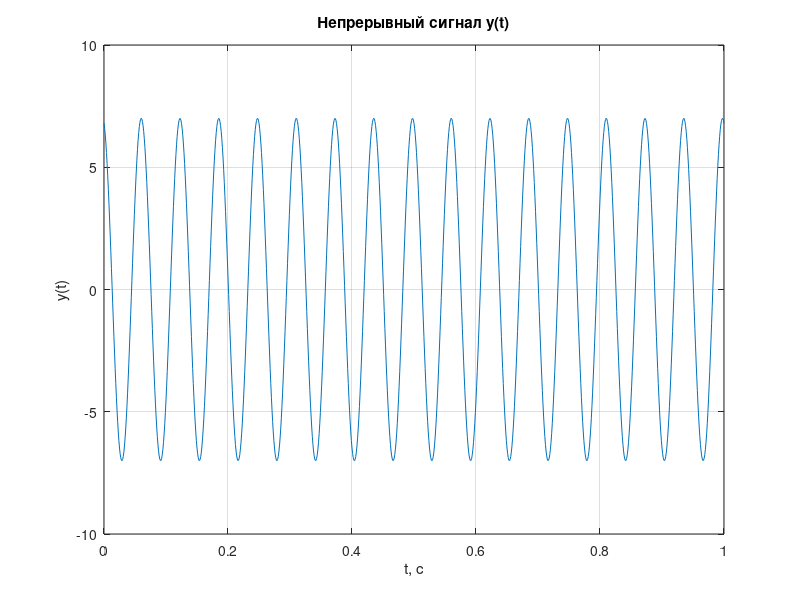
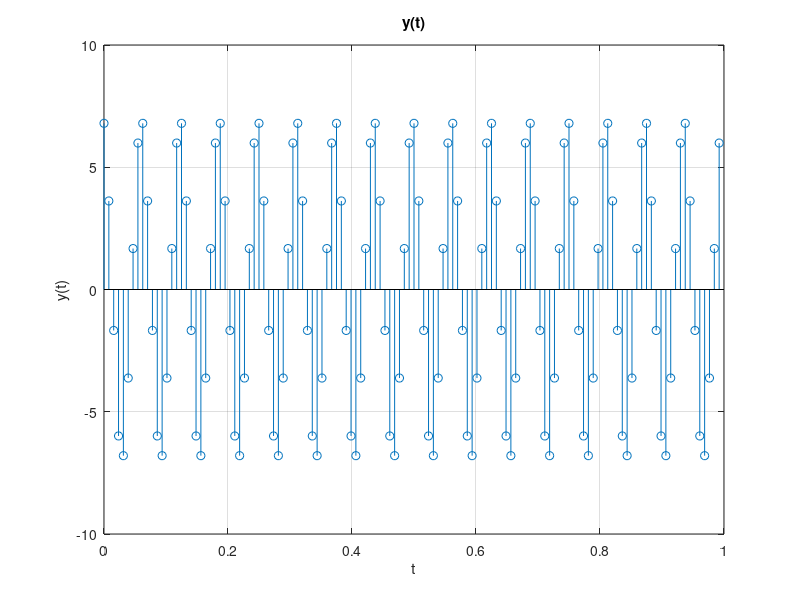
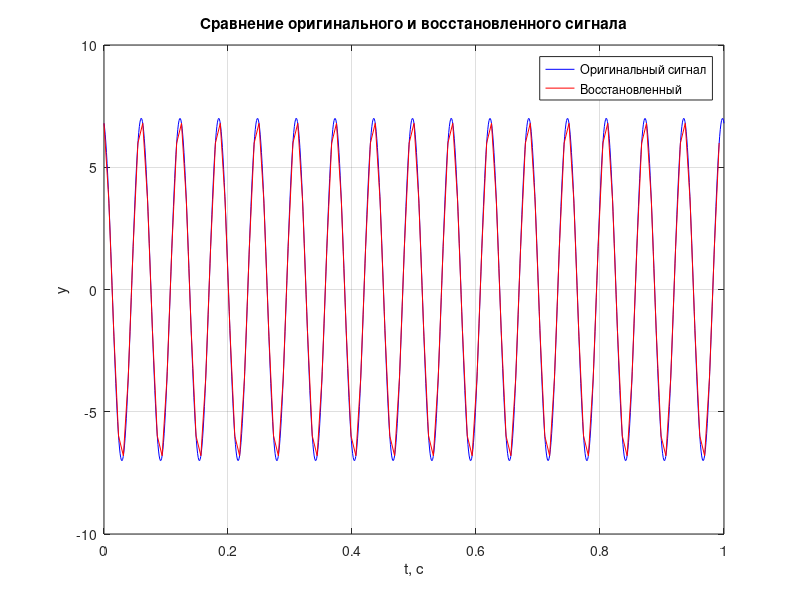

These figures' MATLAB source, in order: (Note: this script raises an error after producing the figures.)
%1 пункт
disp('1 пункт');
f = 16;
t = 0:0.001:1;
y = 7 * cos(2*pi*f*t + pi/13);

figure;
plot(t, y);
title('Непрерывный сигнал y(t)');
xlabel('t, с');
ylabel('y(t)');
grid on;
disp('4 пункт');

%2-4 пункт
f = 16;
disp(['Макс частота в спектре: ', num2str(f), ' Гц']);

fs = 16 * 2 * 4; %в 4 раза больше
disp(['fs(min) = ', num2str(fs), ' Гц']);

T = 1 / fs;
disp(['T = ', num2str(T)]);

t = 0:T:1-T;

y = 7 * cos(2*pi*f*t+pi/13);

figure;
stem(t, y);
title('y(t)');
xlabel('t')
ylabel('y(t)')
grid on;

disp(['Массив отсчетов сигнала y(t): ', num2str(y)]);
disp(['Число отсчётов: ', num2str(length(y))]);

%5 пункт
disp('5 пункт');

N = length(y);
Y_dft = zeros(1, N);

for k = 0:N-1
    summ = 0;
    for n = 0:N-1
        summ = summ + y(n+1) * exp(-1i*2*pi*k*n/N);
    end
    Y_dft(k+1) = summ;
end

disp(Y_dft)

info = whos('y');
disp(['Тип данных: ', info.class]);
disp(['Объём памяти: ', num2str(info.bytes), ' байт']);

%6 пункт
t_orig = 0:0.001:1;
y_orig = 7 * cos(2*pi*f*t_orig + pi/13);
figure;
plot(t_orig, y_orig, 'b-');
hold on;
plot(t, y, 'r-');
title('Сравнение оригинального и восстановленного сигнала');
xlabel('t, с');
ylabel('y');
legend('Оригинальный сигнал', 'Восстановленный');
grid on;
hold off;

%8 пункт - максимальная частота в спектре 22000Гц, след по котельникову
%частота дискретизации должна быть минимум 44000Гц

%9 пункт
disp('9 пункт')
[y, Fs] = audioread('sms.wav');
disp(['Частота дискретизации (Fs): ', num2str(Fs), ' Гц']);
disp(['Размер массива (y): ', num2str(size(y))]);

%10 пункт
disp('10 пункт');

num_samples = size(y, 1);
disp(['Количество элементов в записи: ', num2str(num_samples)]);

info = audioinfo('sms.wav');
duration = info.Duration;
disp(['Длительность записи: ', num2str(duration), ' с']);

Fs_my = num_samples / duration;
disp(['Вычисленная вручную частота дискретизации:', num2str(Fs_my)]);

%11 пункт
figure;
y1=downsample(y, 10); %прореживаем массив y, оставляя каждый 10й отсчет
zvuk = audioplayer(y1,Fs/10);
play(zvuk); 
plot(y1);


%12 пункт
disp('12 пункт');

fragment_size = 20000;

y_fragment = y(1:fragment_size, 1);
y1_fragment = downsample(y_fragment, 10);

N = length(y_fragment);
Y_dft = zeros(1, N);
tic;
for k = 0:N-1
    summ = 0;
    for n = 0:N-1
        summ = summ + y_fragment(n+1) * exp(-1i*2*pi*k*n/N);
    end
    Y_dft(k+1) = summ;
end
disp(['Время расчёта ДПФ оригинала (', num2str(N), ' отсчётов): ', num2str(toc), ' сек']);

N1 = length(y1_fragment);
Y1_dft = zeros(1, N1);
tic;
for k = 0:N1-1
    summ = 0;
    for n = 0:N1-1
        summ = summ + y1_fragment(n+1) * exp(-1i*2*pi*k*n/N1);
    end
    Y1_dft(k+1) = summ;
end
disp(['Время расчёта ДПФ прореженного (', num2str(N1), ' отсчётов): ', num2str(toc), ' сек']);

half_N = floor(N/2);
half_N1 = floor(N1/2);

freqs = (0:half_N-1) * (Fs/N);
freqs1 = (0:half_N1-1) * ((Fs/10)/N1);

amp = abs(Y_dft(1:half_N)) / N;
amp1 = abs(Y1_dft(1:half_N1)) / N1;

figure;
plot(freqs, amp, 'r');
hold on;
plot(freqs1, amp1, 'b');
title('Амплитудный спектр: оригинал и прореженный сигнал');
xlabel('Частота, Гц');
ylabel('Magnitude');
legend('Оригинал', 'Прореженный');
grid on;
hold off;


%13 пункт
disp('13 пункт');

f = 16;
fs = 16 * 2 * 4;
T = 1/fs;
t = 0:T:1-T;
y = 7 * cos(2*pi*f*t + pi/13);

N = length(y);

Y_dft_orig = zeros(1, N);
for k = 0:N-1
    summ = 0;
    for n = 0:N-1
        summ = summ + y(n+1) * exp(-1i*2*pi*k*n/N);
    end
    Y_dft_orig(k+1) = summ;
end
freqs = (0:N-1) * (fs/N);
amp_orig = abs(Y_dft_orig) / N;

bit_options = [3, 4, 5, 6];

for idx = 1:length(bit_options)
    bits = bit_options(idx);
    max_val = 2^bits - 1;
    
    scaled_sig = (y - min(y)) / (max(y) - min(y)) * max_val;
    quantized_sig = round(scaled_sig);
    quantized_sig = max(0, min(max_val, quantized_sig));
    rec_sig = min(y) + (quantized_sig / max_val) * (max(y) - min(y));
    
    qer = mean(abs(y - rec_sig));
    disp(['Средняя ошибка квантования (', num2str(bits), ' бит): ', num2str(qer)]);
    
    Y_dft_quant = zeros(1, N);
    for k = 0:N-1
        summ = 0;
        for n = 0:N-1
            summ = summ + rec_sig(n+1) * exp(-1i*2*pi*k*n/N);
        end
        Y_dft_quant(k+1) = summ;
    end
    amp_quant = abs(Y_dft_quant) / N;
    
    figure;
    plot(freqs, amp_orig, 'b', 'LineWidth', 2);
    hold on;
    plot(freqs, amp_quant, 'r');
    title(['Спектр: оригинал vs квантованный (', num2str(bits), ' бит)']);
    xlabel('Частота, Гц');
    ylabel('Magnitude');
    legend('Оригинал', ['Квантованный (', num2str(bits), ' бит)']);
    grid on;
    hold off;
end
